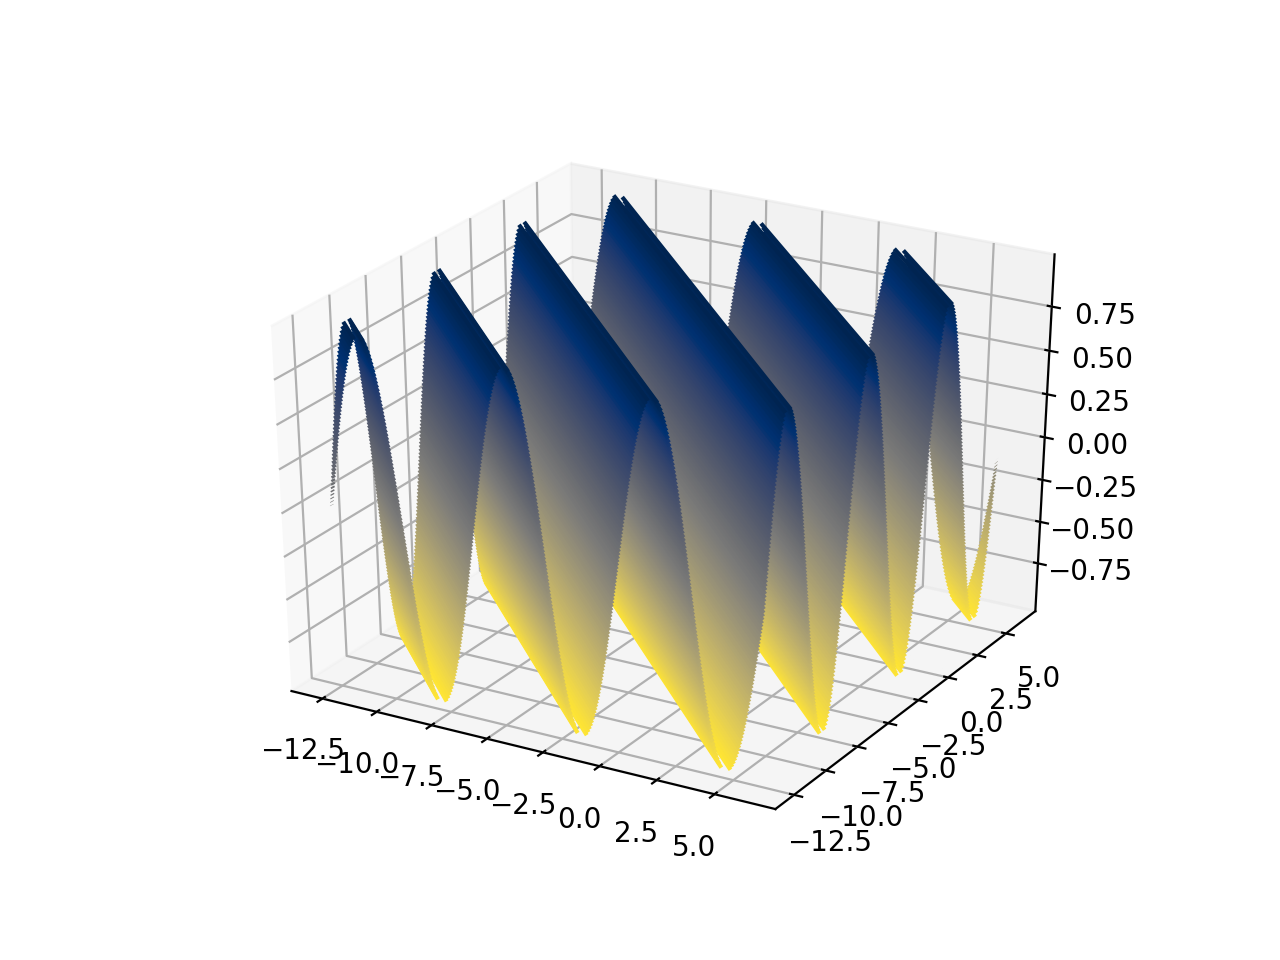

Here is the Python script that generated this plot:
#file name: 3dplot.py
import matplotlib.pyplot as plt
import math
import numpy as np
from mpl_toolkits import mplot3d
ax = plt.axes(projection='3d')
x=np.arange(-4*np.pi, 2*np.pi,0.1)
y=np.arange(-4*np.pi, 2*np.pi,0.1)
x, y = np.meshgrid(x, y)
z=np.sin(x+y)
ax.contour3D(x, y, z,100,cmap='cividis_r' ) # possible other options for "cmap" are listed bellow.
plt.show()
"""
possible other colors:
Possible values are: Accent, Accent_r, Blues, Blues_r, BrBG, BrBG_r, BuGn, BuGn_r, BuPu, BuPu_r, CMRmap, CMRmap_r, Dark2, Dark2_r, GnBu, GnBu_r, Greens,
Greens_r, Greys, Greys_r, OrRd, OrRd_r, Oranges, Oranges_r, PRGn, PRGn_r, Paired, Paired_r, Pastel1, Pastel1_r, Pastel2, Pastel2_r, PiYG, PiYG_r, PuBu,
PuBuGn, PuBuGn_r, PuBu_r, PuOr, PuOr_r, PuRd, PuRd_r, Purples, Purples_r, RdBu, RdBu_r, RdGy, RdGy_r, RdPu, RdPu_r, RdYlBu, RdYlBu_r, RdYlGn, RdYlGn_r,
Reds, Reds_r, Set1, Set1_r, Set2, Set2_r, Set3, Set3_r, Spectral, Spectral_r, Wistia, Wistia_r, YlGn, YlGnBu, YlGnBu_r, YlGn_r, YlOrBr, YlOrBr_r, YlOrRd,
YlOrRd_r, afmhot, afmhot_r, autumn, autumn_r, binary, binary_r, bone, bone_r, brg, brg_r, bwr, bwr_r, cividis, cividis_r, cool, cool_r, coolwarm,
coolwarm_r, copper, copper_r, cubehelix, cubehelix_r, flag, flag_r, gist_earth, gist_earth_r, gist_gray, gist_gray_r, gist_heat, gist_heat_r,
gist_ncar, gist_ncar_r, gist_rainbow, gist_rainbow_r, gist_stern, gist_stern_r, gist_yarg, gist_yarg_r, gnuplot, gnuplot2, gnuplot2_r, gnuplot_r,
gray, gray_r, hot, hot_r, hsv, hsv_r, inferno, inferno_r, jet, jet_r, magma, magma_r, nipy_spectral, nipy_spectral_r, ocean, ocean_r, pink, pink_r,
plasma, plasma_r, prism, prism_r, rainbow, rainbow_r, seismic, seismic_r, spring, spring_r, summer, summer_r, tab10, tab10_r, tab20, tab20_r, tab20b,
 tab20b_r, tab20c, tab20c_r, terrain, terrain_r, twilight, twilight_r, twilight_shifted, twilight_shifted_r, viridis, viridis_r, winter, winter_r

 """
